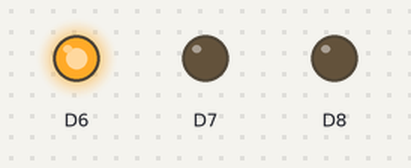
Bench run of a sketch on a simulated ESP8266 (NodeMCU). Shown: output pins drawn as LEDs (lit = HIGH).

Above: at 1.0 s.
At 3.0 s:
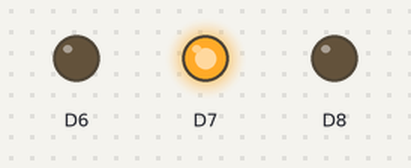
At 5.0 s:
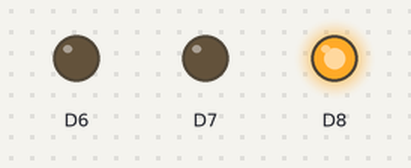
Timing chart, 0 to 7.8 s (numbered marks = the images above):
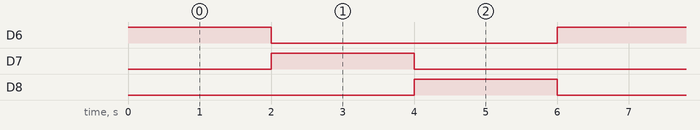

Measured:
- by itself, D6–8: alternates HIGH for 2.0 s and LOW for 4.0 s
- by itself, everything shown: repeats every 6.0 s, in 3 steps

The sketch:

Blinker.ino
```cpp
void setup() {
  pinMode(D6, OUTPUT);
  pinMode(D7, OUTPUT);
  pinMode(D8, OUTPUT);
}

void loop() {
  digitalWrite(D6, HIGH);
  digitalWrite(D7, LOW);
  digitalWrite(D8, LOW);
  delay(2000);

  digitalWrite(D6, LOW);
  digitalWrite(D7, HIGH);
  digitalWrite(D8, LOW);
  delay(2000);

  digitalWrite(D6, LOW);
  digitalWrite(D7, LOW);
  digitalWrite(D8, HIGH);
  delay(2000);

}
```
